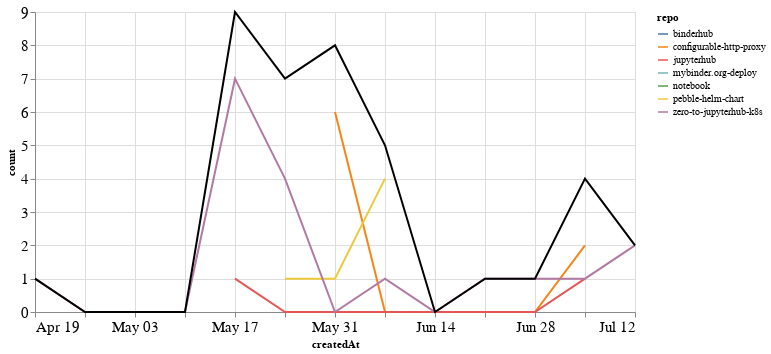

The code cell stored with this chart in its notebook:
### Markdown cell above
## PRs

### Code cell
prs_time = prs.groupby('repo').resample('W', on='createdAt').count()['author'].reset_index()
prs_time = prs_time.rename(columns={'author': 'count'})
prs_time_total = prs_time.groupby('createdAt').agg({"count": "sum"}).reset_index()

ch1 = alt.Chart(prs_time, width=600).mark_line().encode(
    x='createdAt',
    y='count',
    color='repo',
    tooltip="repo"
)

ch2 = alt.Chart(prs_time_total, width=600).mark_line(color="black").encode(
    x='createdAt',
    y='count',
)

ch1 + ch2

### Figure 1 — Vega-Lite specification as saved in the notebook (floating-point values rounded to 4 significant figures)
{"config": {"axisLeft": {"labelFontSize": 15}, "axisBottom": {"labelFontSize": 15}}, "layer": [{"data": {"name": "data-55e85cbc171b59a30e3d0d7faf2205df"}, "mark": "line", "encoding": {"color": {"type": "nominal", "field": "repo"}, "tooltip": {"type": "nominal", "field": "repo"}, "x": {"type": "temporal", "field": "createdAt"}, "y": {"type": "quantitative", "field": "count"}}, "width": 600}, {"data": {"name": "data-eba32810fe19546336d1df48bb5ab863"}, "mark": {"type": "line", "color": "black"}, "encoding": {"x": {"type": "temporal", "field": "createdAt"}, "y": {"type": "quantitative", "field": "count"}}, "width": 600}], "$schema": "https://vega.github.io/schema/vega-lite/v4.8.1.json", "datasets": {"data-55e85cbc171b59a30e3d0d7faf2205df": [{"repo": "binderhub", "createdAt": "2020-05-24T00:00:00", "count": 2}, {"repo": "configurable-http-proxy", "createdAt": "2020-05-31T00:00:00", "count": 6}, {"repo": "configurable-http-proxy", "createdAt": "2020-06-07T00:00:00", "count": 0}, {"repo": "configurable-http-proxy", "createdAt": "2020-06-14T00:00:00", "count": 0}, {"repo": "configurable-http-proxy", "createdAt": "2020-06-21T00:00:00", "count": 0}, {"repo": "configurable-http-proxy", "createdAt": "2020-06-28T00:00:00", "count": 0}, {"repo": "configurable-http-proxy", "createdAt": "2020-07-05T00:00:00", "count": 2}, {"repo": "jupyterhub", "createdAt": "2020-05-17T00:00:00", "count": 1}, {"repo": "jupyterhub", "createdAt": "2020-05-24T00:00:00", "count": 0}, {"repo": "jupyterhub", "createdAt": "2020-05-31T00:00:00", "count": 0}, {"repo": "jupyterhub", "createdAt": "2020-06-07T00:00:00", "count": 0}, {"repo": "jupyterhub", "createdAt": "2020-06-14T00:00:00", "count": 0}, {"repo": "jupyterhub", "createdAt": "2020-06-21T00:00:00", "count": 0}, {"repo": "jupyterhub", "createdAt": "2020-06-28T00:00:00", "count": 0}, {"repo": "jupyterhub", "createdAt": "2020-07-05T00:00:00", "count": 1}, {"repo": "mybinder.org-deploy", "createdAt": "2020-05-31T00:00:00", "count": 1}, {"repo": "notebook", "createdAt": "2020-05-17T00:00:00", "count": 1}, {"repo": "pebble-helm-chart", "createdAt": "2020-05-24T00:00:00", "count": 1}, {"repo": "pebble-helm-chart", "createdAt": "2020-05-31T00:00:00", "count": 1}, {"repo": "pebble-helm-chart", "createdAt": "2020-06-07T00:00:00", "count": 4}, {"repo": "zero-to-jupyterhub-k8s", "createdAt": "2020-04-19T00:00:00", "count": 1}, {"repo": "zero-to-jupyterhub-k8s", "createdAt": "2020-04-26T00:00:00", "count": 0}, {"repo": "zero-to-jupyterhub-k8s", "createdAt": "2020-05-03T00:00:00", "count": 0}, {"repo": "zero-to-jupyterhub-k8s", "createdAt": "2020-05-10T00:00:00", "count": 0}, {"repo": "zero-to-jupyterhub-k8s", "createdAt": "2020-05-17T00:00:00", "count": 7}, {"repo": "zero-to-jupyterhub-k8s", "createdAt": "2020-05-24T00:00:00", "count": 4}, {"repo": "zero-to-jupyterhub-k8s", "createdAt": "2020-05-31T00:00:00", "count": 0}, {"repo": "zero-to-jupyterhub-k8s", "createdAt": "2020-06-07T00:00:00", "count": 1}, {"repo": "zero-to-jupyterhub-k8s", "createdAt": "2020-06-14T00:00:00", "count": 0}, {"repo": "zero-to-jupyterhub-k8s", "createdAt": "2020-06-21T00:00:00", "count": 1}, {"repo": "zero-to-jupyterhub-k8s", "createdAt": "2020-06-28T00:00:00", "count": 1}, {"repo": "zero-to-jupyterhub-k8s", "createdAt": "2020-07-05T00:00:00", "count": 1}, {"repo": "zero-to-jupyterhub-k8s", "createdAt": "2020-07-12T00:00:00", "count": 2}], "data-eba32810fe19546336d1df48bb5ab863": [{"createdAt": "2020-04-19T00:00:00", "count": 1}, {"createdAt": "2020-04-26T00:00:00", "count": 0}, {"createdAt": "2020-05-03T00:00:00", "count": 0}, {"createdAt": "2020-05-10T00:00:00", "count": 0}, {"createdAt": "2020-05-17T00:00:00", "count": 9}, {"createdAt": "2020-05-24T00:00:00", "count": 7}, {"createdAt": "2020-05-31T00:00:00", "count": 8}, {"createdAt": "2020-06-07T00:00:00", "count": 5}, {"createdAt": "2020-06-14T00:00:00", "count": 0}, {"createdAt": "2020-06-21T00:00:00", "count": 1}, {"createdAt": "2020-06-28T00:00:00", "count": 1}, {"createdAt": "2020-07-05T00:00:00", "count": 4}, {"createdAt": "2020-07-12T00:00:00", "count": 2}]}}
